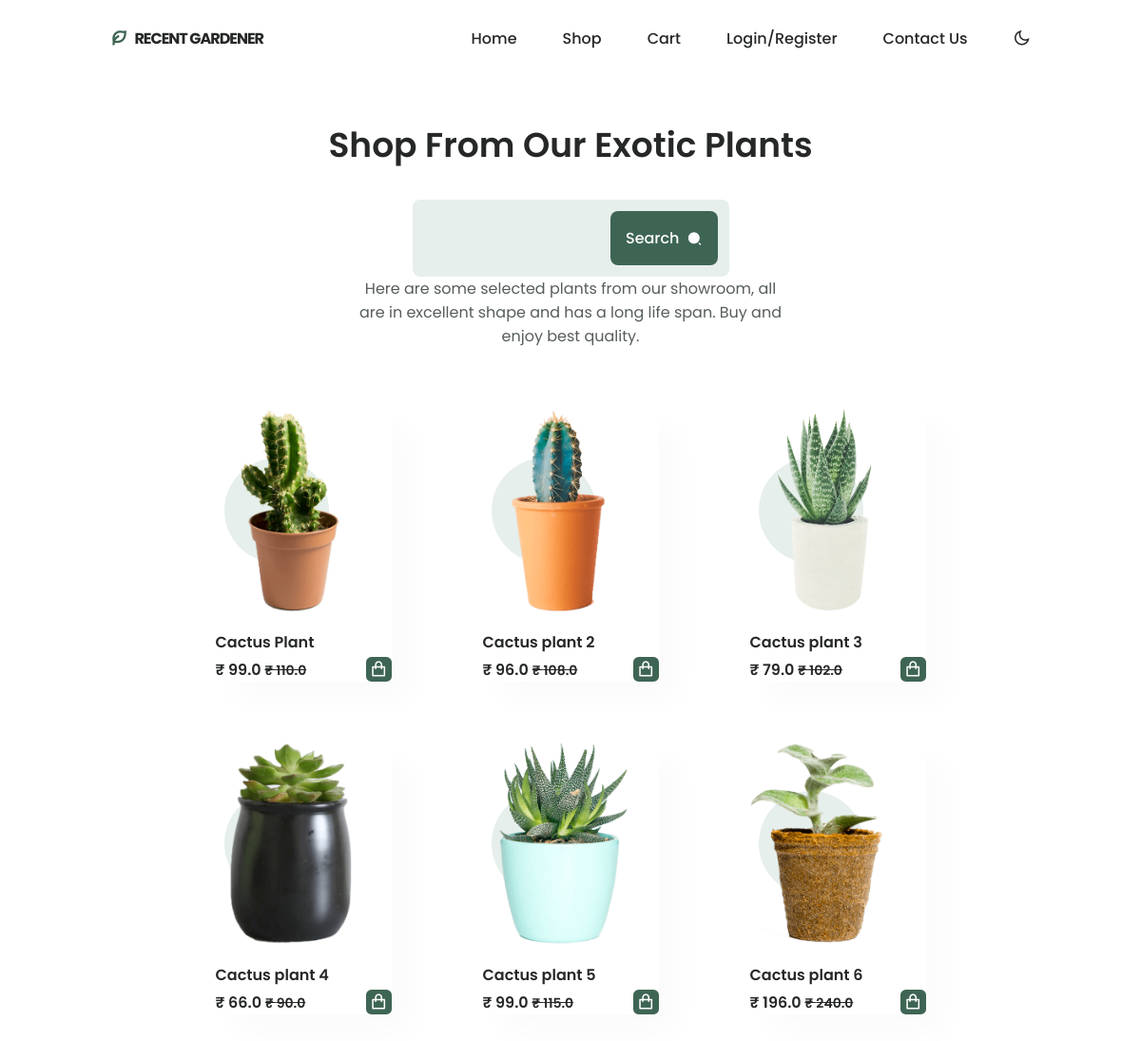
The app's page /shop/ with its own data.
### plantswebsite/models.py (models this page shows, shortened)
class Plants(models.Model):
    class Meta:
        verbose_name_plural = 'Plants'
        verbose_name = 'Plant'
    name = models.CharField(max_length=244, blank=False, null=True)
    price = models.FloatField(blank=False, null=True)
    original_price = models.FloatField(blank=True, null=True)
    description = models.CharField(max_length=244, blank=True, null=True)
    image = models.ImageField(blank=True, null=True, upload_to='plants')
    quantity = models.IntegerField(null=False, blank=False)
    status = models.BooleanField(default=False, help_text="0-default, 1-Hidden")
    trending = models.BooleanField(default=False, help_text="0-default, 1-Hidden")
    highlights_one = models.CharField(max_length=128, blank=True, null=True)
    highlights_two = models.CharField(max_length=128, blank=True, null=True)
    highlights_three = models.CharField(max_length=128, blank=True, null=True)
    highlights_four = models.CharField(max_length=128, blank=True, null=True)

### plantswebsite/views.py (the view)
# urls.py: path('shop/', views.ShopView.as_view(), name="shop"),
class ShopView(generic.TemplateView):
    template_name = "plantswebsite/shop.html"
    success_url = "/home/"
    def get_context_data(self, **kwargs):
        context = super().get_context_data(**kwargs)
        shop_plants = Plants.objects.all()
        context["shop_plants"] = shop_plants
        return context

### plants/context_processors.py (called while the page is built)
def project_context(request):
    context = {
        'me': LandingScreen.objects.first(),
    }
    return context

### plantswebsite/templates/plantswebsite/shop.html (shortened to what this page needs)
{% extends 'plantswebsite/base.html' %}
{% load static %}
{% block content %}
<section class="shop section container" id="shop">
    <h2 class="section__title-center">
        Shop From Our Exotic Plants
    </h2>
    <form action="/searchPlantsProducts" method="POST">
        <div class="shop__search">
            <input type="search" name="plantsSearch" id="searchPlants" class="search__input" required>
            <button type="submit" class="button button--flex footer__button">
                Search
                <i class="ri-search-2-fill button__icon"></i>
            </button>
        </div>
    </form>
    <p class="shop__description">
        Here are some selected plants from our showroom, all are in
        excellent shape and has a long life span. Buy and enjoy best quality.
    </p>
    <div class="shop__container grid">
        {% for s in shop_plants %}
        <article class="shop__card">
                <a href="{{s.id}}"> <img src="{{ s.image.url }}" alt="" class="shop__img"></a>
                <h3 class="shop__title">{{ s.name }}</h3>
                <span class="shop__price">₹ {{ s.price }} <s class="steps__card-description">₹ {{s.original_price}}</s></span>
                <button class="button--flex product__button">
                    <i class="ri-shopping-bag-line"></i>
                </button>
        </article>
        {% endfor %}
    </div>
</section>
{%endblock%}

### static/css/style.css (style rules this page uses)
:root { --header-height: 3.5rem; --hue: 152; --first-color: hsl(var(--hue), 24%, 32%); --first-color-alt: hsl(var(--hue), 24%, 28%); --first-color-light: hsl(var(--hue), 24%, 66%); --first-color-lighten: hsl(var(--hue), 24%, 92%); --title-color: hsl(var(--hue), 4%, 15%); --text-color: hsl(var(--hue), 4%, 35%); --text-color-light: hsl(var(--hue), 4%, 55%); --body-color: hsl(var(--hue), 0%, 100%); --container-color: #FFF; --body-font: 'Poppins', sans-serif; --big-font-size: 2rem; --h1-font-size: 1.5rem; --h2-font-size: 1.25rem; --h3-font-size: 1rem; --normal-font-size: .938rem; --small-font-size: .813rem; --smaller-font-size: .75rem; --font-medium: 500; --font-semi-bold: 600; --mb-0-5: .5rem; --mb-0-75: .75rem; --mb-1: 1rem; --mb-1-5: 1.5rem; --mb-2: 2rem; --mb-2-5: 2.5rem; --z-tooltip: 10; --z-fixed: 100; }
@media screen and (min-width: 968px) { :root { --big-font-size: 3.5rem; --h1-font-size: 2.25rem; --h2-font-size: 1.5rem; --h3-font-size: 1.25rem; --normal-font-size: 1rem; --small-font-size: .875rem; --smaller-font-size: .813rem; } }
* { box-sizing: border-box; padding: 0; margin: 0; }
html { scroll-behavior: smooth; }
body, button, input, textarea { font-family: var(--body-font); font-size: var(--normal-font-size); }
body { margin: var(--header-height) 0 0 0; background-color: var(--body-color); color: var(--text-color); transition: .4s; }
button { cursor: pointer; border: none; outline: none; }
h1,h2,h3 { color: var(--title-color); font-weight: var(--font-semi-bold); }
a { text-decoration: none; }
img { max-width: 100%; height: auto; }
.section { padding: 5.5rem 0 1rem; }
.section__title, .section__title-center { font-size: var(--h2-font-size); margin-bottom: var(--mb-2); line-height: 140%; }
.section__title-center { text-align: center; }
.container { max-width: 968px; margin-left: var(--mb-1-5); margin-right: var(--mb-1-5); }
.grid { display: grid; }
.button { display: inline-block; background-color: var(--first-color); color: #FFF; padding: 1rem 1.7rem; border-radius: .5rem; font-weight: var(--font-medium); transition: .3s; }
.button__icon { transition: .3s; }
.button--flex { display: inline-flex; align-items: center; column-gap: .5rem; }
.steps__card-description { font-size: var(--small-font-size); }
.product__button { position: absolute; right: 0; bottom: 0; background-color: var(--first-color); color: #FFF; padding: .25rem; border-radius: .35rem; font-size: 1.15rem; }
.shop__description { text-align: center; }
.shop__container { padding: 3rem 0; grid-template-columns: repeat(2, 1fr); gap: 2.5rem 3rem; }
.shop__card { display: grid; position: relative; cursor: pointer; box-shadow: 20px 20px 30px rgba(0, 0, 0, 0.02); }
.shop__img { position: relative; width: 120px; justify-self: center; margin-bottom: var(--mb-0-75); transition: .3s; }
.shop__title, .shop__price { font-size: var(--small-font-size); font-weight: var(--font-semi-bold); color: var(--title-color); }
.shop__title { margin-bottom: .25rem; }
.shop__search { background-color: var(--first-color-lighten); padding: .75rem; display: flex; justify-content: space-between; border-radius: .5rem; }
.search__input { width: 60%; padding: 0 .5rem; background: none; color: var(--text-color); border: none; outline: none; }
.footer__button { padding: 1rem; }
@media screen and (min-width: 576px) { .shop__description { padding: 0 4rem; } }
@media screen and (min-width: 576px) { .shop__container { grid-template-columns: repeat(2, 170px); justify-content: center; column-gap: 5rem; } }
@media screen and (min-width: 576px) { .shop__search { width: 333px; margin: auto; } }
@media screen and (min-width: 767px) { body { margin: 0; } }
@media screen and (min-width: 767px) { .shop__search { width: 333px; margin: auto; } }
@media screen and (min-width: 992px) { .container { margin-left: auto; margin-right: auto; } }
@media screen and (min-width: 992px) { .section { padding: 8rem 0 1rem; } }
@media screen and (min-width: 992px) { .section__title, .section__title-center { font-size: var(--h1-font-size); } }
@media screen and (min-width: 992px) { .shop__description { padding: 0 16rem; } }
@media screen and (min-width: 992px) { .shop__container { padding: 4rem 0; grid-template-columns: repeat(3, 185px); gap: 4rem 6rem; } }
@media screen and (min-width: 992px) { .shop__img { width: 160px; } }
@media screen and (min-width: 992px) { .product__title, .product__price, .slideshow__title, .slideshow__price, .shop__title, .shop__price { font-size: var(--normal-font-size); } }

### records on screen
Plants: image (picture), name "Cactus Plant", price "99.0", original_price "110.0"
Plants: image (picture), name "Cactus plant 2", price "96.0", original_price "108.0"
Plants: image (picture), name "Cactus plant 3", price "79.0", original_price "102.0"
Plants: image (picture), name "Cactus plant 4", price "66.0", original_price "90.0"
Plants: image (picture), name "Cactus plant 5", price "99.0", original_price "115.0"
Plants: image (picture), name "Cactus plant 6", price "196.0", original_price "240.0"
